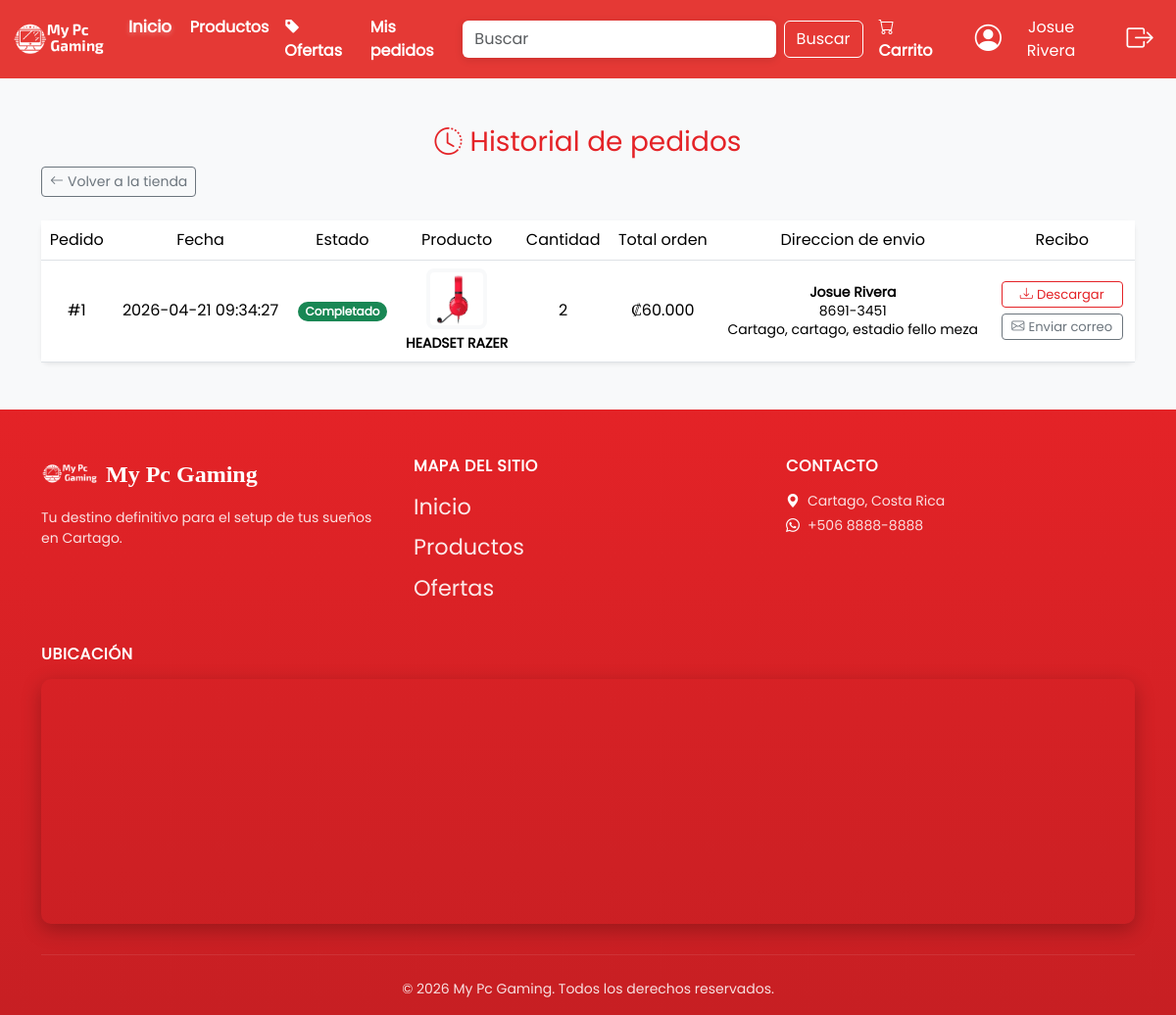
Page /Views/usuario/pedidos.php (signed in) on the committed database.
### tables this page shows
CREATE TABLE `pedido` (
  `idPedido` int NOT NULL AUTO_INCREMENT,
  `idVenta` int NOT NULL,
  `idUsuario` int NOT NULL,
  `nombreDestinatario` varchar(100) NOT NULL,
  `telefonoEnvio` varchar(9) NOT NULL,
  `direccionEnvio` varchar(350) NOT NULL,
  `estadoPedido` enum('pendiente','completado') DEFAULT 'pendiente',
  `fechaPedido` datetime DEFAULT CURRENT_TIMESTAMP,
  `fechaCompletado` datetime DEFAULT NULL,
  PRIMARY KEY (`idPedido`),
  UNIQUE KEY `idVenta_UNIQUE` (`idVenta`),
  KEY `idUsuario` (`idUsuario`),
  CONSTRAINT `pedido_ibfk_1` FOREIGN KEY (`idVenta`) REFERENCES `venta` (`idVenta`),
  CONSTRAINT `pedido_ibfk_2` FOREIGN KEY (`idUsuario`) REFERENCES `usuario` (`idUsuario`)
);

CREATE TABLE `producto` (
  `idProducto` int NOT NULL AUTO_INCREMENT,
  `idCategoria` int NOT NULL,
  `nombreProducto` varchar(100) NOT NULL,
  `marca` varchar(100) DEFAULT NULL,
  `descripcionProducto` varchar(350) DEFAULT NULL,
  `precioProducto` decimal(10,2) NOT NULL,
  `stockProducto` int NOT NULL DEFAULT '0',
  `imagenProducto` json DEFAULT NULL,
  `estadoProducto` enum('disponible','agotado') DEFAULT 'disponible',
  `enOferta` tinyint(1) DEFAULT '0',
  `precioOferta` decimal(10,2) DEFAULT NULL,
  PRIMARY KEY (`idProducto`),
  KEY `idCategoria` (`idCategoria`),
  KEY `idx_en_oferta` (`enOferta`),
  CONSTRAINT `producto_ibfk_1` FOREIGN KEY (`idCategoria`) REFERENCES `categoria` (`idCategoria`)
);

CREATE TABLE `detalleventa` (
  `idDetalle` int NOT NULL AUTO_INCREMENT,
  `idVenta` int NOT NULL,
  `idProducto` int NOT NULL,
  `cantidadProductos` int NOT NULL,
  `precioUnitarioHistorico` decimal(10,2) NOT NULL,
  PRIMARY KEY (`idDetalle`),
  KEY `idVenta` (`idVenta`),
  KEY `idProducto` (`idProducto`),
  CONSTRAINT `detalleventa_ibfk_1` FOREIGN KEY (`idVenta`) REFERENCES `venta` (`idVenta`),
  CONSTRAINT `detalleventa_ibfk_2` FOREIGN KEY (`idProducto`) REFERENCES `producto` (`idProducto`)
);

CREATE TABLE `venta` (
  `idVenta` int NOT NULL AUTO_INCREMENT,
  `idUsuario` int NOT NULL,
  `totalVenta` decimal(10,2) NOT NULL,
  `fechaVenta` date DEFAULT NULL,
  PRIMARY KEY (`idVenta`),
  KEY `idUsuario` (`idUsuario`),
  CONSTRAINT `venta_ibfk_1` FOREIGN KEY (`idUsuario`) REFERENCES `usuario` (`idUsuario`)
);

### Models/ventaModel.php (called while the page is built, shortened)
<?php
function ObtenerPedidosUsuarioModel($idUsuario)
{
    $conexion = OpenDatabase();
    $consultaSQL = "CALL sp_ObtenerPedidosUsuario(?)";
    $consultaPreparada = $conexion->prepare($consultaSQL);
    $consultaPreparada->bind_param("i", $idUsuario);
    $consultaPreparada->execute();
    $resultado = $consultaPreparada->get_result();
    $lista = [];
    while ($fila = $resultado->fetch_assoc()) {
        $lista[] = $fila;
    }
    return $lista;
}

### Controllers/pedidoController.php (called while the page is built, shortened)
<?php
include_once $_SERVER["DOCUMENT_ROOT"] . "/proyectoWebCS/Models/ventaModel.php";
function ObtenerPedidosUsuarioController($idUsuario)
{
    return ObtenerPedidosUsuarioModel($idUsuario);
}

### Models/productosModel.php (called while the page is built, shortened)
<?php
function ObtenerProductoPorIdModel($idProducto)
{
    $conexion = OpenDatabase();
    $consultaSQL = "CALL sp_ObtenerProductoPorId(?)";
    $consultaPreparada = $conexion->prepare($consultaSQL);
    $consultaPreparada->bind_param("i", $idProducto);
    $consultaPreparada->execute();
    $resultado = $consultaPreparada->get_result();
    $producto = $resultado->fetch_assoc();
    return $producto;
}

### Views/usuario/pedidos.php (the view, shortened to what this page needs)
<?php
include_once $_SERVER["DOCUMENT_ROOT"] . "/proyectoWebCS/Controllers/pedidoController.php";
include_once $_SERVER["DOCUMENT_ROOT"] . "/proyectoWebCS/Models/productosModel.php";
$pedidos = ObtenerPedidosUsuarioController(intval($_SESSION['idUsuario']));
$pedidosConRecibo = [];
$imagenesProducto = [];
foreach ($pedidos as $filaPedido) {
    $idProducto = intval($filaPedido['idProducto'] ?? 0);
    $producto = ObtenerProductoPorIdModel($idProducto);
    $imagenes = isset($producto['imagenProducto']) ? json_decode($producto['imagenProducto'], true) : [];
    $imagenesProducto[$idProducto] = (!empty($imagenes)) ? $imagenes[0] : null;
}
?>
<!DOCTYPE html>
<html lang="es">
<head>
    <link href="https://cdn.jsdelivr.net/npm/bootstrap@5.3.3/dist/css/bootstrap.min.css" rel="stylesheet">
    <link rel="stylesheet" href="https://cdn.jsdelivr.net/npm/bootstrap-icons@1.10.5/font/bootstrap-icons.css">
    <link rel="stylesheet" href="../assets/css/main.css">
    <link rel="stylesheet" href="../assets/css/pedidos-page.css">
</head>
<body class="bg-light">
    <?php require('../components/nav.php') ?>
    <div class="container my-5">
        <div class="d-flex flex-wrap justify-content-between align-items-center gap-2 mb-4">
            <h3 class="mb-0 text-center w-100"><i class="bi bi-clock-history me-2"></i>Historial de pedidos</h3>
            <a href="/proyectoWebCS/Views/Home/Home.php" class="btn btn-outline-secondary btn-sm">
                <i class="bi bi-arrow-left me-1"></i>Volver a la tienda
            </a>
        </div>
        <?php if (empty($pedidos)): ?>
            <div class="card border-0 shadow-sm rounded-3">
                <div class="card-body text-center py-5">
                    <i class="bi bi-bag-x fs-1 text-muted d-block mb-3"></i>
                    <p class="text-muted mb-0">Aun no tienes pedidos registrados.</p>
                </div>
            </div>
        <?php else: ?>
            <div class="card border-0 shadow-sm rounded-3">
                <div class="card-body table-responsive p-0">
                    <table class="table table-hover text-center align-middle mb-0">
                        <thead>
                            <tr style="background-color: var(--primer-color); color: #fff;">
                                <th class="text-center">Pedido</th>
                                <th class="text-center">Fecha</th>
                                <th class="text-center">Estado</th>
                                <th class="text-center">Producto</th>
                                <th class="text-center">Cantidad</th>
                                <th class="text-center">Total orden</th>
                                <th class="text-center">Direccion de envio</th>
                                <th class="text-center">Recibo</th>
                            </tr>
                        </thead>
                        <tbody>
                            <?php foreach ($pedidos as $fila): ?>
                                <?php
                                    $idPedido = intval($fila['idPedido'] ?? 0);
                                    $idProducto = intval($fila['idProducto'] ?? 0);
                                    $primeraImg = $imagenesProducto[$idProducto] ?? null;
                                ?>
                                <tr>
                                    <td>#<?= $idPedido ?></td>
                                    <td><?= htmlspecialchars($fila['fechaPedido']) ?></td>
                                    <td>
                                        <span class="badge rounded-pill <?= $fila['estadoPedido'] === 'completado' ? 'text-bg-success' : 'text-bg-warning' ?>">
                                            <?= htmlspecialchars(ucfirst($fila['estadoPedido'])) ?>
                                        </span>
                                    </td>
                                    <td>
                                        <div class="d-flex flex-column align-items-center justify-content-center gap-1">
                                            <?php if ($primeraImg): ?>
                                                <img src="/proyectoWebCS/Views/assets/image/productos/<?= $idProducto ?>/<?= htmlspecialchars($primeraImg) ?>" alt="<?= htmlspecialchars($fila['nombreProducto']) ?>" class="pedido-thumb">
                                            <?php else: ?>
                                                <div class="pedido-thumb d-flex align-items-center justify-content-center">
                                                    <i class="bi bi-image text-muted"></i>
                                                </div>
                                            <?php endif; ?>
                                            <span class="fw-semibold small"><?= htmlspecialchars($fila['nombreProducto']) ?></span>
                                        </div>
                                    </td>
                                    <td><?= intval($fila['cantidadProductos']) ?></td>
                                    <td>₡<?= number_format(floatval($fila['totalVenta']), 0, ',', '.') ?></td>
                                    <td class="small text-center pedido-direccion">
                                        <div>
                                            <div class="fw-semibold"><?= htmlspecialchars($fila['nombreDestinatario']) ?></div>
                                            <div class="pedido-direccion-linea"><?= htmlspecialchars($fila['telefonoEnvio']) ?></div>
                                            <div class="pedido-direccion-linea"><?= htmlspecialchars($fila['direccionEnvio']) ?></div>
                                        </div>
                                    </td>
                                    <td class="text-center pedido-recibo">
                                        <?php if (!isset($pedidosConRecibo[$idPedido])): ?>
                                            <?php $pedidosConRecibo[$idPedido] = true; ?>
                                            <div class="pedido-recibo-acciones">
                                                <a href="/proyectoWebCS/Controllers/reciboController.php?accion=descargar&idPedido=<?= $idPedido ?>" class="btn btn-outline-primary btn-sm">
                                                    <i class="bi bi-download me-1"></i>Descargar
                                                </a>
                                                <a href="/proyectoWebCS/Controllers/reciboController.php?accion=enviarCorreo&idPedido=<?= $idPedido ?>" class="btn btn-outline-secondary btn-sm">
                                                    <i class="bi bi-envelope me-1"></i>Enviar correo
                                                </a>
                                            </div>
                                        <?php else: ?>
                                            <span class="text-muted small">-</span>
                                        <?php endif; ?>
                                    </td>
                                </tr>
                            <?php endforeach; ?>
                        </tbody>
                    </table>
                </div>
            </div>
        <?php endif; ?>
    </div>
    <?php require('../components/footer.php') ?>
</body>
</html>

### Views/assets/css/main.css (style rules this page uses)
html, body { height: 100%; }
body { min-height: 100vh; display: flex; flex-direction: column; }
:root { --primer-color: #e42327; --segundo-color: #E4E4E4; --background-color: #ffffff; --segundo-background-color: #EEEFF0; --tercer-color: #030B13; --sombra-principal: rgba(0, 0, 0, 0.5) 0px 2px 8px 0px; --sombra-secundaria: rgb(31 32 33 / 8%) 0px 2px 8px 0px, rgb(14 30 37 / 3%) 0px 2px 12px 0px; --sombra-ter: rgba(223, 223, 223, 0.5) 0px 2px 8px 0px; --fonts-Titulo-uno: "Titulo-Uno"; --fonts-Titulo-dos: "Titulo-Dos"; --fonts-size-title-uno: 2.2rem; --fonts-size-title-dos: 3.2rem; --fonts-size-title-tres: 4.0rem; --fonts-Texto-uno: "Texto-uno"; --fonts-size-Texto-uno: 1.6rem; --fonts-size-Texto-dos: 1.8rem; --fonts-size-Texto-tres: 2.4rem; --bs-primary: #e42327; --bs-primary-rgb: 228, 35, 39; --bs-link-color: #e42327; --bs-link-hover-color: #b81b1f; }
.btn-outline-primary { color: var(--primer-color) !important; border-color: var(--primer-color) !important; }
* { margin: 0; padding: 0; border: 0; font-size: 100%; font: inherit; }
body { line-height: 1; }
table { border-collapse: collapse; border-spacing: 0; }
body { font-family: var(--fonts-Texto-uno); background-color: var(--background-color); color: var(--primer-color); line-height: 1.5; }
h1, h2, h3, h4, h5, h6 { font-weight: normal; margin: 0 0 10px 0; }
a { color: var(--primer-color); text-decoration: none; }

### Views/assets/css/pedidos-page.css (style rules this page uses)
.pedido-thumb { width: 62px; height: 62px; object-fit: contain; border-radius: 8px; background: #f8f9fa; padding: 4px; }
.pedido-direccion { min-width: 250px; white-space: normal; line-height: 1.35; }
.pedido-direccion-linea { word-break: break-word; }
.pedido-recibo, .pedido-accion { min-width: 145px; }
.pedido-recibo-acciones, .pedido-accion-contenido { display: grid; gap: 0.35rem; justify-items: stretch; width: max-content; margin: 1px auto; }
.pedido-recibo .btn, .pedido-accion .btn { white-space: nowrap; padding: 0.3rem 0.6rem; font-size: 0.82rem; line-height: 1.2; }

### rows in the picture
pedido: idPedido "1", fechaPedido "2026-04-21 09:34:27", estadoPedido "Completado", producto.nombreProducto "HEADSET RAZER", detalleventa.cantidadProductos "2", idVenta.totalVenta "60.000", nombreDestinatario "Josue Rivera", telefonoEnvio "8691-3451", direccionEnvio "Cartago, cartago, estadio fello meza"

### other values in the picture
$_SESSION['nombreCompleto'] "Josue Rivera"
